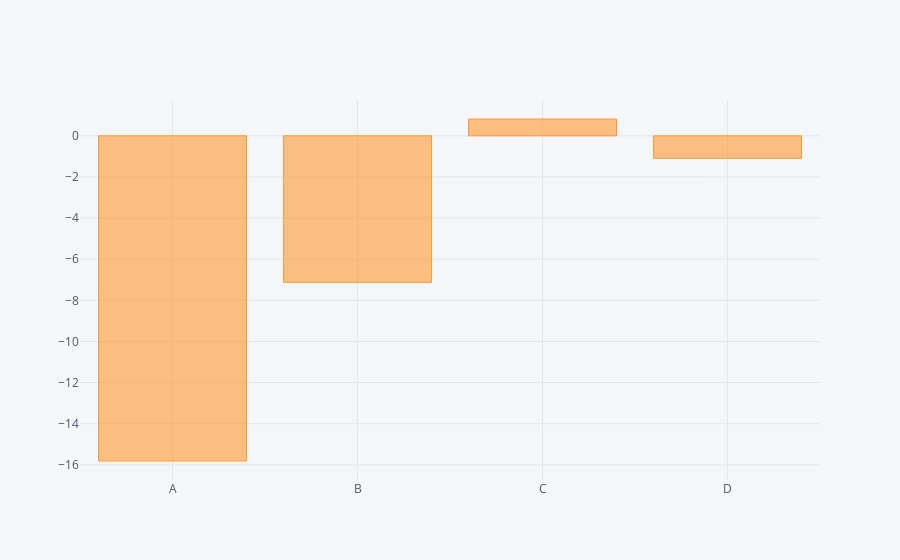

Notebook source saved alongside this figure:
### Code cell
df.sum().iplot(kind='bar')

### Figure 1 — Plotly figure (JSON) as saved in the notebook; plotly's stock layout.template omitted (floating-point values rounded to 4 significant figures)
{"data": [{"marker": {"color": "rgba(255, 153, 51, 0.6)", "line": {"color": "rgba(255, 153, 51, 1.0)", "width": 1}}, "name": "None", "orientation": "v", "text": "", "type": "bar", "uid": "1d00c54c-8587-477a-a0c6-c5b91c1c13d2", "x": ["A", "B", "C", "D"], "y": [-15.81, -7.126, 0.8173, -1.095]}], "layout": {"legend": {"bgcolor": "#F5F6F9", "font": {"color": "#4D5663"}}, "paper_bgcolor": "#F5F6F9", "plot_bgcolor": "#F5F6F9", "title": {"font": {"color": "#4D5663"}}, "xaxis": {"gridcolor": "#E1E5ED", "showgrid": true, "tickfont": {"color": "#4D5663"}, "title": {"font": {"color": "#4D5663"}, "text": ""}, "zerolinecolor": "#E1E5ED"}, "yaxis": {"gridcolor": "#E1E5ED", "showgrid": true, "tickfont": {"color": "#4D5663"}, "title": {"font": {"color": "#4D5663"}, "text": ""}, "zerolinecolor": "#E1E5ED"}}}
